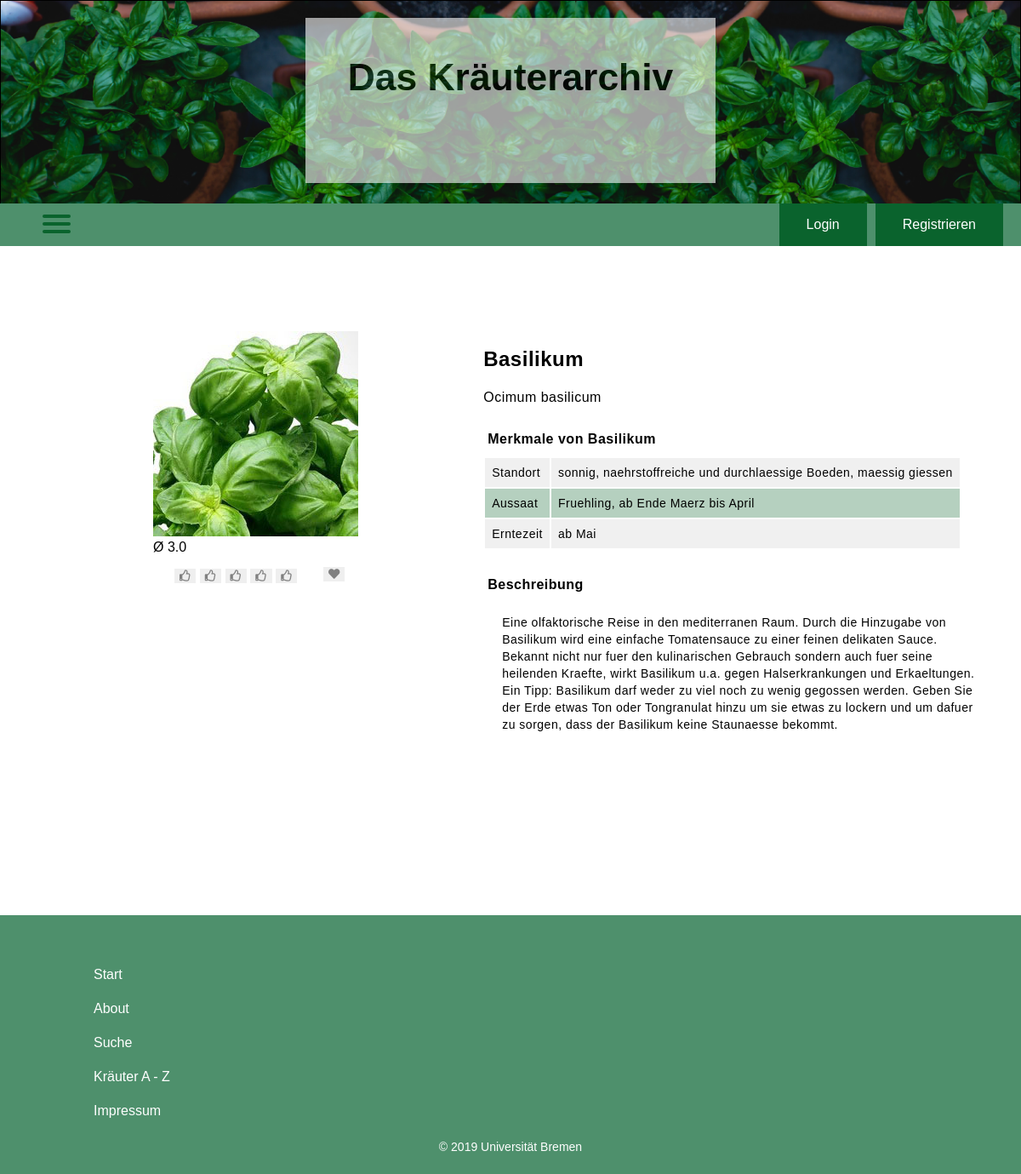
Screenshot of /detail.php?id=1 with the database file from the repository.
### tables this page shows
CREATE TABLE `datei` (
  `id` int(11) NOT NULL,
  `medium_id` int(11) NOT NULL,
  `type` varchar(30) NOT NULL,
  `adr` varchar(400) NOT NULL
);

CREATE TABLE `medium` (
  `id` int(11) NOT NULL,
  `name` varchar(255) NOT NULL,
  `latein_name` varchar(255) DEFAULT NULL,
  `standort` varchar(255) DEFAULT NULL,
  `aussaat` varchar(255) DEFAULT NULL,
  `erntezeit` varchar(255) DEFAULT NULL,
  `beschreibung` text DEFAULT NULL
);

### detail.php (the view, shortened to what this page needs)
<!DOCTYPE html>
<html>
<head>
    <link rel="stylesheet" href="css/main_stylesheet.css">
    <link rel="stylesheet" href="https://use.fontawesome.com/releases/v5.8.2/css/all.css">
</head>
<body>
<?php
$page = "detail";
include "includes/connect.php";
include "includes/headerbox.php";
include "includes/hamburgerMenu.php";
include "includes/navigationBar.php";
?>
<?php
if (isset($_GET["id"])) {
    $sql = "SELECT medium.name, datei.adr, medium.id, medium.beschreibung, medium.erntezeit, medium.standort, medium.latein_name, medium.aussaat FROM (medium INNER JOIN datei ON medium.id = datei.medium_id) WHERE medium.id = $_GET[id]";
    $result = mysqli_query($conn, $sql);
    $row = mysqli_fetch_assoc($result);
}
?>
<div class="plantbox">
    <div class="relative">
        <img class="image" src="<?php echo $row["adr"] ?>" alt="<?php echo $row["name"] ?>"/>
        <?php
        include "includes/bewertung.php";
        include "includes/like.php";
        ?>
    </div>
    <div class="descrBox">
        <div class="steckbrief">
            <h2><?php echo $row["name"] ?></h2>
            <p><?php echo $row["latein_name"] ?></p>
            <table>
                <caption>Merkmale von <?php echo $row["name"] ?></caption>
                <tbody>
                <tr>
                    <td>Standort</td>
                    <td><?php echo $row["standort"] ?></td>
                </tr>
                <tr>
                    <td>Aussaat</td>
                    <td><?php echo $row["aussaat"] ?></td>
                </tr>
                <tr>
                    <td>Erntezeit</td>
                    <td><?php echo $row["erntezeit"] ?></td>
                </tr>
                </tbody>
            </table>
        </div>
        <div class="beschreibung">
            <table>
                <caption>Beschreibung</caption>
                <tbody>
                <tr>
                    <td><?php echo $row["beschreibung"] ?>
                    </td>
                </tr>
                </tbody>
            </table>
        </div>
    </div>
</div>
<?php
include "includes/footerbox.php";
?>
</body>
</html>

### includes/headerbox.php
<div class="background">
    <a href="index.php">
        <div class="transbox">
            <h1 class="ontop">Das Kräuterarchiv</h1>
        </div>
    </a>
</div>

### includes/hamburgerMenu.php (shortened to what this page needs)
<nav role="navigation">
    <div id="menuToggle">
        <span></span>
        <span></span>
        <span></span>
    </div>
</nav>

### includes/navigationBar.php
<div class="navbar">
    <?php
    if (isset($_SESSION['loggedin']) && $_SESSION['loggedin']) {
        echo '
        <a href="logout.php">Logout</a>
        <a href="profil.php">Profil</a>
        <a href="wunschliste.php">Wunschliste</a>
        ';
        if (isset($_SESSION['admin']) && $_SESSION['admin']) {
            echo '<a href="admin.php">Adminbereich</a>';
        }
    } else {
        echo '
        <a href="registrieren.php">Registrieren</a>
        <a href="login.php">Login</a>
        ';
    }
    ?>
</div>

### includes/bewertung.php (shortened to what this page needs)
<?php
if (isset($_GET['id'])) {
    $avg_sql = "SELECT AVG(wert) average FROM bewertung WHERE medium_id = $_GET[id]";
    $avg_res = mysqli_query($conn, $avg_sql);
    if (mysqli_num_rows($avg_res) != 1) {
        $average_rating = 0;
    } else {
        $avg_row = mysqli_fetch_assoc($avg_res);
        $average_rating = number_format($avg_row['average'], 1, '.', '');
    }
}
$button_disabled = "";
?>
<div class="average">
    &Oslash; <?php echo $average_rating ?>
</div>
<div class="thumb">
    <form action="" method="post">
        <button type="submit" name="like" value="1" <?php echo $button_disabled ?>>
            <i class="far fa-thumbs-up"></i>
        </button>
        <button type="submit" name="like" value="2" <?php echo $button_disabled ?>>
            <i class="far fa-thumbs-up"></i>
        </button>
        <button type="submit" name="like" value="3" <?php echo $button_disabled ?>>
            <i class="far fa-thumbs-up"></i>
        </button>
        <button type="submit" name="like" value="4" <?php echo $button_disabled ?>>
            <i class="far fa-thumbs-up"></i>
        </button>
        <button type="submit" name="like" value="5" <?php echo $button_disabled ?>>
            <i class="far fa-thumbs-up"></i>
        </button>
    </form>
</div>

### includes/like.php (shortened to what this page needs)
<div class="heart">
    <form action="" method="post">
        <button type="submit" name="like" <?php echo $button_disabled ?>><i class="fas fa-heart"></i></i></button>
    </form>
</div>

### includes/footerbox.php
<footer>
    <div class="footerbox">
        <a href="index.php">
            <li <?php if ($page == "index") echo "class='active'"; ?> >
                Start
            </li>
        </a>
        <a href="about.php">
            <li <?php if ($page == "about") echo "class='active'"; ?> >
                About
            </li>
        </a>
        <a href="search.php">
            <li <?php if ($page == "search") echo "class='active'"; ?> >
                Suche
            </li>
        </a>
        <a href="abisz.php">
            <li <?php if ($page == "abisz") echo "class='active'"; ?> >
                Kräuter A - Z
            </li>
        </a>
        <a href="impressum.php">
            <li <?php if ($page == "impressum") echo "class='active'"; ?> >
                Impressum
            </li>
        </a>
    </div>
    <div class="copyright">
        <p>© 2019 Universität Bremen</p>
    </div>
</footer>

### css/main_stylesheet.css (style rules this page uses)
body, html { height: 100%; margin: 0; font-family: Helvetica, serif; }
h1 { text-align: center; margin-top: 5%; font-family: sans-serif; }
footer { padding: 10px; margin-top: 200px; bottom: 0; left: 0; right: 0; background-color: #4e906c; display: flex; justify-content: space-between; flex-wrap: wrap; }
.background { background: url(../img/header.png); top: 0; border: 0.1px solid black; background-repeat: no-repeat; background-size: cover; height: 30%; }
.background a { text-decoration: none; }
h1.ontop { position: relative; display: block; font-size: 3.7vw; text-align: center; font-weight: bold; color: #000000; margin-top: auto; padding-top: 1em; font-family: sans-serif; }
.transbox { margin-top: 20px; margin-left: auto; margin-right: auto; position: relative; background-color: #ffffff; border: 1px solid white; height: 80%; min-width: 200px; max-width: 40%; opacity: 0.6; filter: alpha(opacity=60); }
.navbar { overflow: hidden; background-color: #4e906c; padding: 0px 16px; margin-top: -30px; }
.navbar a { float: right; background-color: #0a632d; color: white; font-size: 16px; text-align: center; padding: 1em 2em; margin: 0 5px; text-decoration: none; font-family: sans-serif; }
.heart { margin: auto; padding-left: 225px; margin-top: -20px; margin-left: -25px; }
.heart button { font-family: 'Font Awesome 5 Free', sans-serif; font-weight: 900; color: grey; border: none; }
.thumb { margin: 0; margin-left: -200px; margin-top: 15px; padding-left: 225px; }
.thumb button { font-family: 'Font Awesome 5 Free', sans-serif; font-weight: 900; color: grey; border: none; }
.plantbox { margin-left: 15%; margin-top: 100px; width: 80%; max-width: 1200px; display: flex; flex-flow: row; }
.descrBox { margin-left: 80px;; display: flex; flex-flow: column; width: 45%; min-width: 600px; }
.relative { margin-right: 7%; }
.steckbrief { position: relative; margin-bottom: 20px; line-height: 25px; letter-spacing: 0.5px; }
.steckbrief table { border-radius: 3px; box-sizing: border-box; }
.steckbrief table caption { text-align: left; padding: 8px 5px; color: rgb(0, 0, 0); font-weight: bold; }
.steckbrief table tbody tr:nth-of-type(2n+1) { background: rgb(240, 240, 240); }
.steckbrief table tbody tr td { color: rgb(0, 0, 0); padding: 8px; vertical-align: top; border: none; font-size: 14px; line-height: 18px; text-align: left; }
.beschreibung { position: relative; line-height: 25px; letter-spacing: 0.5px; }
.beschreibung table caption { text-align: left; padding: 8px 5px; color: rgb(0, 0, 0); font-weight: bold; }
.beschreibung table tbody tr td { color: rgb(0, 0, 0); font-size: 14px; line-height: 20px; text-align: left; }
.footerbox { width: 30%; margin: 40px 100px 0px 100px; list-style: none; }
.footerbox a { text-decoration: none; color: white; transition: color 0.3s ease; line-height: 2.5; }
.copyright { width: 100%; display: flex; justify-content: center; font-size: 14px; color: white; }
#menuToggle { display: block; position: relative; top: 10px; margin-left: 50px; z-index: 1; -webkit-user-select: none; user-select: none; }
#menuToggle span { display: block; width: 33px; height: 4px; margin-bottom: 5px; position: relative; background: #0a632d; border-radius: 3px; z-index: 1; transform-origin: 4px 0px; transition: transform 0.5s cubic-bezier(0.77, 0.2, 0.05, 1.0), background 0.5s cubic-bezier(0.77, 0.2, 0.05, 1.0), opacity 0.55s ease; }
#menuToggle span:nth-last-child(2) { transform-origin: 0% 100%; }
.search-result table th, table tr:nth-child(2n+2) { background: rgba(10, 99, 45, 0.3); }
.search-result table th, table td { padding: 12px 20px; }

### rows the page displays
datei: adr (picture), medium.name "Basilikum", medium.latein_name "Ocimum basilicum", medium.standort "sonnig, naehrstoffreiche und durchlaessige Boeden, maessig giessen", medium.aussaat "Fruehling, ab Ende Maerz bis April", medium.erntezeit "ab Mai", medium.beschreibung "Eine olfaktorische Reise in den mediterranen Raum. Durch die Hinzugabe von Basilikum wird eine einfache Tomatensauce zu einer feinen delikaten Sauce. Bekannt nicht nur fuer den kulinarischen Gebrauch sondern auch fuer seine heilenden Kraefte, wirkt Basilikum u.a. gegen Halserkrankungen und Erkaeltungen. Ein Tipp: Basilikum darf weder zu viel noch zu wenig gegossen werden. Geben Sie der Erde etwas Ton oder Tongranulat hinzu um sie etwas zu lockern und um dafuer zu sorgen, dass der Basilikum keine Staunaesse bekommt."

### other values shown
$average_rating "3.0"
